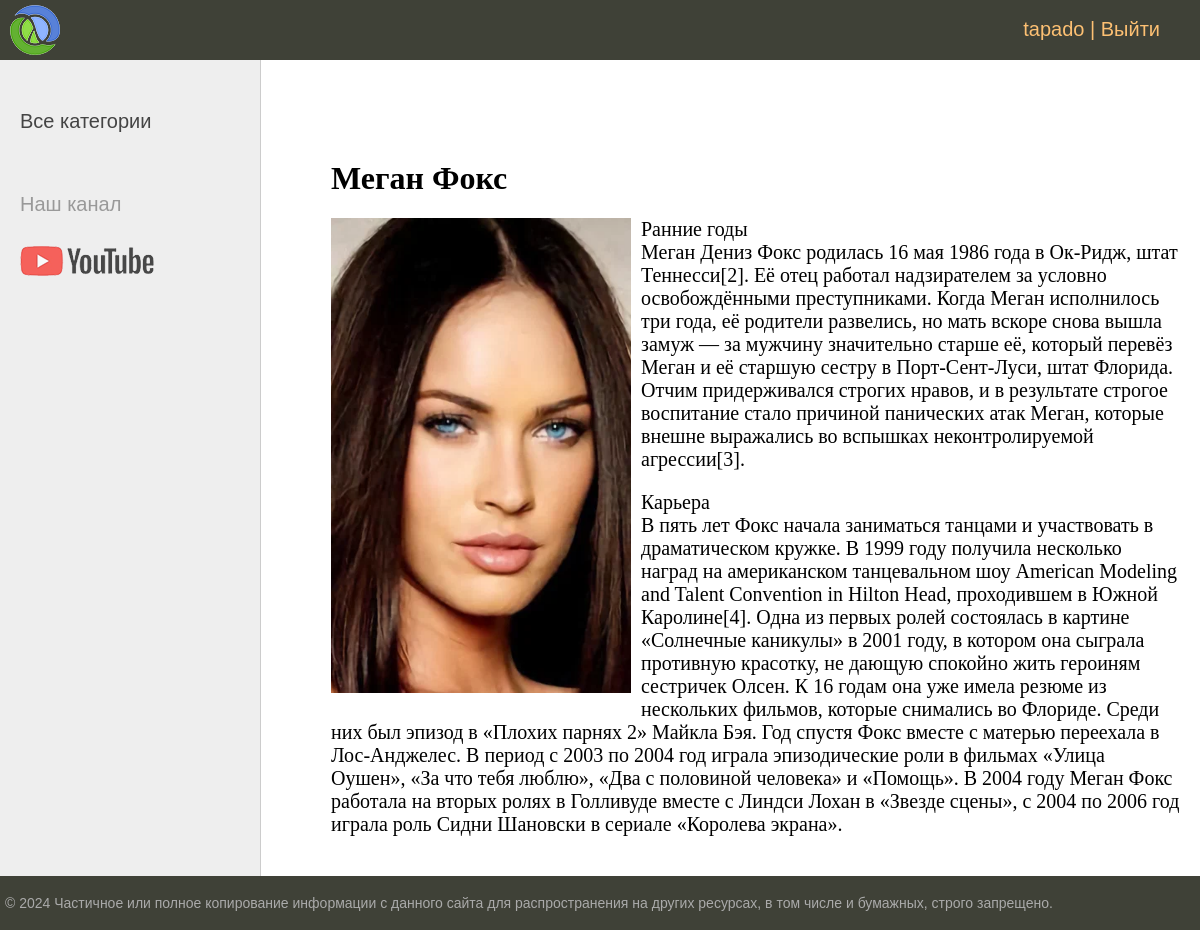
The app's page /post/megan-foks/ (signed in) with its own data.
### women/models.py (models this page shows, shortened)
class Women(models.Model):
    title = models.CharField(max_length=255, verbose_name="Заголовок")
    slug = models.SlugField(max_length=255, unique=True, db_index=True, verbose_name='URL')
    content = models.TextField(blank=True, verbose_name="Текст статьи")
    photo = models.ImageField(upload_to="photos/%Y/%m/%d/", verbose_name="Фото")
    time_create = models.DateTimeField(auto_now_add=True, verbose_name="Время создания")
    time_update = models.DateTimeField(auto_now=True, verbose_name="Время изменения")
    is_published = models.BooleanField(default=True, verbose_name="Публикация")
    cat = models.ForeignKey('Category', on_delete=models.PROTECT, verbose_name="Категории")
    class Meta:
        verbose_name = 'Известные женщины'
        verbose_name_plural = 'Известные женщины'
        ordering = ['-time_create', 'title']

### women/views.py (the view)
# urls.py: path('post/<slug:post_slug>/', ShowPost.as_view(), name='post'),
class ShowPost(DataMixin, DetailView):
    model = Women
    template_name = 'women/post.html'
    slug_url_kwarg = 'post_slug'
    context_object_name = 'post'
    def get_context_data(self, *, object_list=None, **kwargs):
        context = super().get_context_data(**kwargs)
        c_def = self.get_user_context(title=context['post'])
        return dict(list(context.items()) + list(context.items()))

### women/utils.py (called while the page is built)
    def get_user_context(self, **kwargs):
        context= kwargs
        cats = Category.objects.annotate(Count('women'))
        user_menu = menu.copy()
        if not self.request.user.is_authenticated:
            user_menu.pop(1)
        context['menu'] = user_menu
        context['cats'] = cats
        if 'cat_selectes' not in context:
            context['cat_selected'] = 0
        return context

### women/templates/women/post.html
{% extends 'women/base.html' %}
{% block content %}
<h1>{{post.title}}</h1>
{% if post.photo %}
<p><img class='img-article-left' src='{{post.photo.url}}'></p>
{% endif %}
{{post.content|linebreaks}}
{% endblock %}

### women/templates/women/base.html (shortened to what this page needs)
{% load static %}
{% load women_tags %}
<!DOCTYPE html>
<html>
<head>
	<link type="text/css" href="{% static 'women/css/styles.css' %}" rel="stylesheet" />
</head>
<body>
<table class="table-page" border=0 cellpadding="0" cellspacing="0">
<tr><td valign=top>
{% block mainmenu %}
		<div class="header">
			<ul id="mainmenu" class="mainmenu">
			<li class="logo"><a href="{% url 'home' %}"><div class="logo"></div></a></li>
				{% if request.user.is_authenticated %}
				<li class='last'> {{ user.username }} | <a href="{% url 'logout' %}">Выйти</a></li>
				{% else %}
				<li class="last "><a href="{% url 'register' %}">Регистрация</a> | <a href="{% url 'login' %}">Войти</a></li>
				{% endif %}
			</ul>
		</div>
{% endblock mainmenu %}
<table class="table-content" border=0 cellpadding="0" cellspacing="0">
<tr>
	<td valign="top" class="left-chapters">
	<ul id="leftchapters">
{% if cat_selected == 0 %}
        <li class='selected'>Все категории</li>
{% else %}
        <li><a href="{% url 'home' %}">Все категории</a></li>
{% endif %}
		<li class="share">
		<p>Наш канал</p>
		<a class="share-yt" href="https://www.youtube.com/watch?v=uc8Rv4TBUc8" target="_blank" rel="nofollow"></a>
		</li>
	</ul>
</td>
<td valign="top" class="content">
	<div class="content-text">
{% block content %}
{% endblock %}
	</div>
</td></tr></table>
</td></tr>
<tr><td valign=top>
	<div id="footer">
		<p>&copy; 2024 Частичное или полное копирование информации с данного сайта для распространения на других ресурсах, в том числе и бумажных, строго запрещено.</p>
	</div>
</td></tr></table>
</body>
</html>

### women/static/women/css/styles.css (style rules this page uses)
html, body { font-family: 'Arial'; margin: 0; padding: 0; height: 100%; width: 100%; color: #444; }
a { color: #0059b2; text-decoration: none; }
img { max-width: 600px; height: auto; }
img.img-article-left { max-width: 300px; height: auto; float: left; padding: 0 10px 10px 0; }
.table-page { width: 100%; height: 100%; vertical-align: top; }
.table-page tr { height: 100%; }
.header { background: #3F4137; height: 60px; }
.logo { background: url('../images/logo.png') no-repeat 10px 5px; width: 70px; height: 60px; }
ul.mainmenu { list-style: none; margin: 0; padding: 0; height: 60px; color: #fdc073; font-size: 20px; overflow: hidden; }
ul.mainmenu li { float: left; margin: 18px 40px 0 30px; }
ul.mainmenu li.logo { margin: 0; }
ul.mainmenu li.last { float: right; }
ul.mainmenu li a { color: #fdc073; text-decoration: none; }
.table-content { width: 100%; min-height: 100%; height: 100%; }
.left-chapters { margin: 0; background: #eee; border-right: 1px solid #ccc; min-height: 100%; }
.left-chapters ul { width: 230px; min-height: 100%; margin: 0; padding: 20px 10px 10px 20px; list-style: none; font-size: 20px; }
.left-chapters ul li { margin: 30px 0 0 0; color: #999; }
.left-chapters ul li a { color: #444; text-decoration: none; }
.left-chapters ul li.share { margin: 60px 0 0 0; }
.left-chapters ul li.share p { margin: 30px 0 30px 0; }
.left-chapters ul li.share a { display: inline-block; width: 40px; height: 40px; margin: 0 20px 0 0; }
.left-chapters ul li.share a.share-yt { width: 100%; height: 30px; background: url('../images/share_yt.png') no-repeat 0 0 }
.content { padding: 40px 20px 20px 40px; width: 100%; box-sizing: border-box; }
.content-text { margin: 60px 0 0 30px; color: #000; font-size: 20px; font-family: Yandex Sans Display Light; }
.content-text h1 { font-size: 32px; }
#footer { box-sizing: border-box; background: #3F4137; padding: 5px; color: #aaa; font-size: 14px; font-family: Verdana, Geneva, Arial, Helvetica; text-align: left; overflow: hidden; }

### records on screen
Women: title "Меган Фокс", photo (picture), content "Ранние годы Меган Дениз Фокс родилась 16 мая 1986 года в Ок-Ридж, штат Теннесси[2]. Её отец работал надзирателем за условно освобождёнными преступниками. Когда Меган исполнилось три года, её родители развелись, но мать вскоре снова вышла замуж — за мужчину значительно старше её, который перевёз Меган и её старшую сестру в Порт-Сент-Луси, штат Флорида. Отчим придерживался строгих нравов, и в результате строгое воспитание стало причиной панических атак Меган, которые внешне выражались во вспышках неконтролируемой агрессии[3]. Карьера В пять лет Фокс начала заниматься танцами и участвовать в драматическом кружке. В 1999 году получила несколько наград на американском танцевальном шоу American…"

### other values on screen
{{ user.username }} "tapado"
